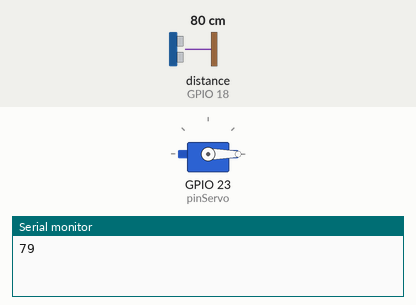
The sketch below on a simulated ESP32. Shown: servo, the last lines printed to the serial monitor. Wiring (inferred from the names in the program): ultrasonic range finder: trigger GPIO 5; echo GPIO 18. The test bench sets the inputs (shaded band); at power-on: distance to the obstacle (sensor on GPIO 18) 80 cm. The echo pulse lasts 58.3 µs per cm.

Above: at 0.1 s.
At 19.8 s:
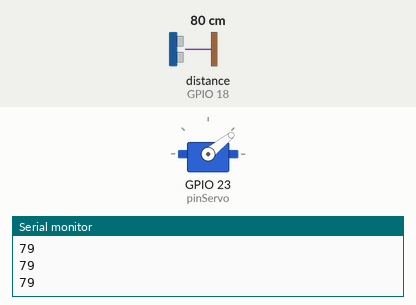
At 29.4 s:
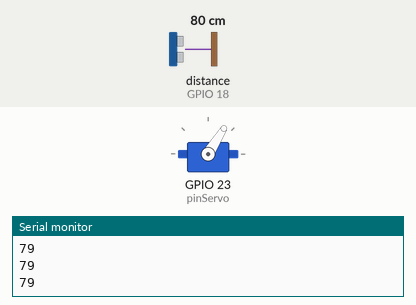
At 39.5 s:
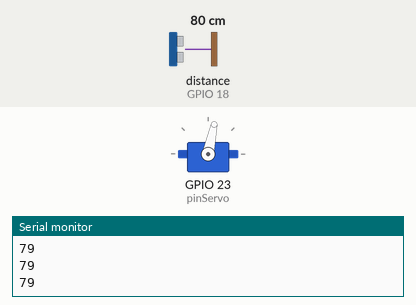
Timing chart, 0 to 40.0 s (numbered marks = the images above):
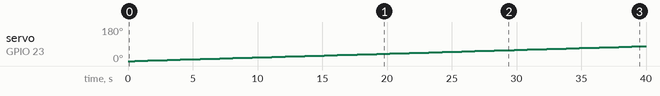

The sketch:

sodar.ino
```cpp
#include <ESP32Servo.h>

Servo myservo;
const int pinServo = 23;
const int trigPin = 5;
const int echoPin = 18;

void setup() {
  Serial.begin(115200);
  myservo.attach(pinServo);
  pinMode(trigPin, OUTPUT);
  pinMode(echoPin, INPUT);
}

long readUltrasonic() {
  digitalWrite(trigPin, LOW);
  delayMicroseconds(2);

  digitalWrite(trigPin, HIGH);
  delayMicroseconds(10);
  digitalWrite(trigPin, LOW);

  long duration = pulseIn(echoPin, HIGH);
  long distance = duration * 0.034 / 2; // sqrt(gamma*R*T) / 2
  return distance;
}


void loop() {
  for (int angle = 0; angle <= 180; angle += 1) {
    long dist = readUltrasonic();
    //Serial.print(angle);
    //Serial.print(",");
    Serial.println(dist);
    myservo.write(angle);
    delay(500);
  }

  for (int angle = 180; angle >= 0; angle -= 1) {
    long dist = readUltrasonic();
    //Serial.print(angle);
    //Serial.print(",");
    Serial.println(dist);
    myservo.write(angle);
    delay(500);
  }
}
```

Measured:
- by itself, servo on GPIO 23 (pinServo): moves from 0° to 79° over 39.4 s
